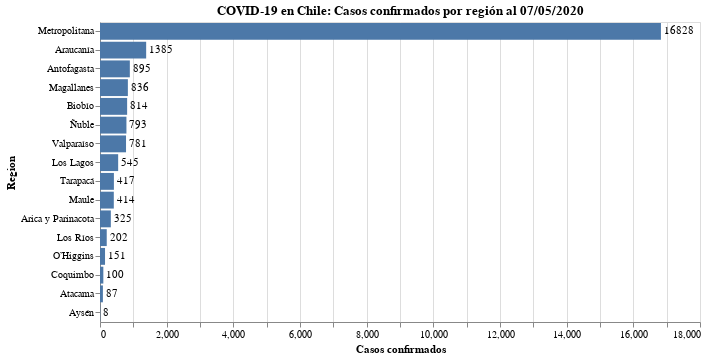

The code cell stored with this chart in its notebook:
### Code cell
#hide_input
bars = alt.Chart(data_raw).mark_bar().encode(
#     x = alt.X(today, scale=alt.Scale(domain=(0, 6500)), axis=alt.Axis(title='Casos confirmados')),
    x = alt.X(today, axis=alt.Axis(title='Casos confirmados')),
    y = alt.Y('Region:N', sort='-x'),
    tooltip = today 
).properties(
    title=f'COVID-19 en Chile: Casos confirmados por región al {today_es_format}'
)

text = bars.mark_text(
    align='left',
    baseline='middle',
    dx=3  # Nudges text to right so it doesn't appear on top of the bar
).encode(
    text=today
)

(bars + text).properties(width=600, height=300)

### Figure 1 — Vega-Lite specification as saved in the notebook (floating-point values rounded to 4 significant figures)
{"config": {"view": {"continuousWidth": 400, "continuousHeight": 300}}, "layer": [{"mark": "bar", "encoding": {"tooltip": {"type": "quantitative", "field": "2020-05-07"}, "x": {"type": "quantitative", "axis": {"title": "Casos confirmados"}, "field": "2020-05-07"}, "y": {"type": "nominal", "field": "Region", "sort": "-x"}}, "title": "COVID-19 en Chile: Casos confirmados por región al 07/05/2020"}, {"mark": {"type": "text", "align": "left", "baseline": "middle", "dx": 3}, "encoding": {"text": {"type": "quantitative", "field": "2020-05-07"}, "tooltip": {"type": "quantitative", "field": "2020-05-07"}, "x": {"type": "quantitative", "axis": {"title": "Casos confirmados"}, "field": "2020-05-07"}, "y": {"type": "nominal", "field": "Region", "sort": "-x"}}, "title": "COVID-19 en Chile: Casos confirmados por región al 07/05/2020"}], "data": {"name": "data-5c66374169fddda874f39358b462da69"}, "height": 300, "width": 600, "$schema": "https://vega.github.io/schema/vega-lite/v4.8.1.json", "datasets": {"data-5c66374169fddda874f39358b462da69": [{"Region": "Arica y Parinacota", "2020-05-07": 325}, {"Region": "Tarapacá", "2020-05-07": 417}, {"Region": "Antofagasta", "2020-05-07": 895}, {"Region": "Atacama", "2020-05-07": 87}, {"Region": "Coquimbo", "2020-05-07": 100}, {"Region": "Valparaíso", "2020-05-07": 781}, {"Region": "Metropolitana", "2020-05-07": 16828}, {"Region": "O’Higgins", "2020-05-07": 151}, {"Region": "Maule", "2020-05-07": 414}, {"Region": "Ñuble", "2020-05-07": 793}, {"Region": "Biobío", "2020-05-07": 814}, {"Region": "Araucanía", "2020-05-07": 1385}, {"Region": "Los Ríos", "2020-05-07": 202}, {"Region": "Los Lagos", "2020-05-07": 545}, {"Region": "Aysén", "2020-05-07": 8}, {"Region": "Magallanes", "2020-05-07": 836}]}}
